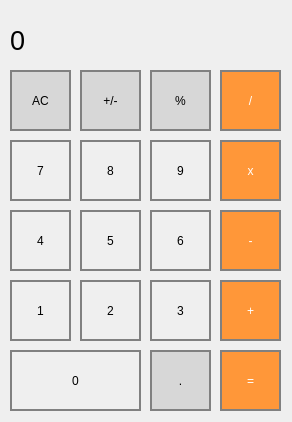
<?xml version="1.0" encoding="UTF-8"?>
<ui version="4.0">
 <class>MainWindow</class>
 <widget class="QMainWindow" name="MainWindow">
  <property name="geometry">
   <rect>
    <x>0</x>
    <y>0</y>
    <width>292</width>
    <height>422</height>
   </rect>
  </property>
  <property name="windowTitle">
   <string>MainWindow</string>
  </property>
  <widget class="QWidget" name="centralwidget">
   <widget class="QLabel" name="result_show">
    <property name="geometry">
     <rect>
      <x>10</x>
      <y>10</y>
      <width>261</width>
      <height>61</height>
     </rect>
    </property>
    <property name="font">
     <font>
      <pointsize>20</pointsize>
     </font>
    </property>
    <property name="styleSheet">
     <string notr="true">QLabel {
	qproperty-alignment: 'AlignVCenter | AlignRight';
	border-bottom: 1px solid gray;
}
	background-color : white;</string>
    </property>
    <property name="text">
     <string>0</string>
    </property>
   </widget>
   <widget class="QPushButton" name="pushButton_ac">
    <property name="geometry">
     <rect>
      <x>10</x>
      <y>70</y>
      <width>61</width>
      <height>61</height>
     </rect>
    </property>
    <property name="styleSheet">
     <string notr="true">QPushButton {
	background-color: rgb(215, 215, 215);
	border: 2px solid gray;
}
QPushButton:pressed {
	background-color: qlineargradient(x1: 0, y1: 0, x2: 0, y2: 1,
									stop: 0 #BEBEBE, stop: 1 #D7D7D7);
}</string>
    </property>
    <property name="text">
     <string>AC</string>
    </property>
   </widget>
   <widget class="QPushButton" name="pushButton_pm">
    <property name="geometry">
     <rect>
      <x>80</x>
      <y>70</y>
      <width>61</width>
      <height>61</height>
     </rect>
    </property>
    <property name="styleSheet">
     <string notr="true">QPushButton {
	background-color: rgb(215, 215, 215);
	border: 2px solid gray;
}
QPushButton:pressed {
	background-color: qlineargradient(x1: 0, y1: 0, x2: 0, y2: 1,
									stop: 0 #BEBEBE, stop: 1 #D7D7D7);
}</string>
    </property>
    <property name="text">
     <string>+/-</string>
    </property>
   </widget>
   <widget class="QPushButton" name="pushButton_percent">
    <property name="geometry">
     <rect>
      <x>150</x>
      <y>70</y>
      <width>61</width>
      <height>61</height>
     </rect>
    </property>
    <property name="styleSheet">
     <string notr="true">QPushButton {
	background-color: rgb(215, 215, 215);
	border: 2px solid gray;
}
QPushButton:pressed {
	background-color: qlineargradient(x1: 0, y1: 0, x2: 0, y2: 1,
									stop: 0 #BEBEBE, stop: 1 #D7D7D7);
}</string>
    </property>
    <property name="text">
     <string>%</string>
    </property>
   </widget>
   <widget class="QPushButton" name="pushButton_del">
    <property name="geometry">
     <rect>
      <x>220</x>
      <y>70</y>
      <width>61</width>
      <height>61</height>
     </rect>
    </property>
    <property name="styleSheet">
     <string notr="true">QPushButton {
  background-color: rgb(255, 151, 57);
  color: white; 
  border: 2px solid gray;
}

QPushButton:pressed {
    background-color: qlineargradient(x1: 0, y1: 0, x2: 0, y2: 1,
                                      stop: 0 #FF7832, stop: 1 #FF9739);
}</string>
    </property>
    <property name="text">
     <string>/</string>
    </property>
   </widget>
   <widget class="QPushButton" name="pushButton_8">
    <property name="geometry">
     <rect>
      <x>80</x>
      <y>140</y>
      <width>61</width>
      <height>61</height>
     </rect>
    </property>
    <property name="styleSheet">
     <string notr="true">QPushButton {
   border: 2px solid gray;
}
QPushButton:pressed {
    background-color: qlineargradient(x1: 0, y1: 0, x2: 0, y2: 1,
                                      stop: 0 #dadbde, stop: 1 #f6f7fa);
}</string>
    </property>
    <property name="text">
     <string>8</string>
    </property>
   </widget>
   <widget class="QPushButton" name="pushButton_7">
    <property name="geometry">
     <rect>
      <x>10</x>
      <y>140</y>
      <width>61</width>
      <height>61</height>
     </rect>
    </property>
    <property name="styleSheet">
     <string notr="true">QPushButton {
   border: 2px solid gray;
}
QPushButton:pressed {
    background-color: qlineargradient(x1: 0, y1: 0, x2: 0, y2: 1,
                                      stop: 0 #dadbde, stop: 1 #f6f7fa);
}</string>
    </property>
    <property name="text">
     <string>7</string>
    </property>
   </widget>
   <widget class="QPushButton" name="pushButton_9">
    <property name="geometry">
     <rect>
      <x>150</x>
      <y>140</y>
      <width>61</width>
      <height>61</height>
     </rect>
    </property>
    <property name="styleSheet">
     <string notr="true">QPushButton {
   border: 2px solid gray;
}
QPushButton:pressed {
    background-color: qlineargradient(x1: 0, y1: 0, x2: 0, y2: 1,
                                      stop: 0 #dadbde, stop: 1 #f6f7fa);
}</string>
    </property>
    <property name="text">
     <string>9</string>
    </property>
   </widget>
   <widget class="QPushButton" name="pushButton_mult">
    <property name="geometry">
     <rect>
      <x>220</x>
      <y>140</y>
      <width>61</width>
      <height>61</height>
     </rect>
    </property>
    <property name="styleSheet">
     <string notr="true">QPushButton {
  background-color: rgb(255, 151, 57);
  color: white; 
  border: 2px solid gray;
}

QPushButton:pressed {
    background-color: qlineargradient(x1: 0, y1: 0, x2: 0, y2: 1,
                                      stop: 0 #FF7832, stop: 1 #FF9739);
}</string>
    </property>
    <property name="text">
     <string>x</string>
    </property>
   </widget>
   <widget class="QPushButton" name="pushButton_5">
    <property name="geometry">
     <rect>
      <x>80</x>
      <y>210</y>
      <width>61</width>
      <height>61</height>
     </rect>
    </property>
    <property name="styleSheet">
     <string notr="true">QPushButton {
   border: 2px solid gray;
}
QPushButton:pressed {
    background-color: qlineargradient(x1: 0, y1: 0, x2: 0, y2: 1,
                                      stop: 0 #dadbde, stop: 1 #f6f7fa);
}</string>
    </property>
    <property name="text">
     <string>5</string>
    </property>
   </widget>
   <widget class="QPushButton" name="pushButton_4">
    <property name="geometry">
     <rect>
      <x>10</x>
      <y>210</y>
      <width>61</width>
      <height>61</height>
     </rect>
    </property>
    <property name="styleSheet">
     <string notr="true">QPushButton {
   border: 2px solid gray;
}
QPushButton:pressed {
    background-color: qlineargradient(x1: 0, y1: 0, x2: 0, y2: 1,
                                      stop: 0 #dadbde, stop: 1 #f6f7fa);
}</string>
    </property>
    <property name="text">
     <string>4</string>
    </property>
   </widget>
   <widget class="QPushButton" name="pushButton_6">
    <property name="geometry">
     <rect>
      <x>150</x>
      <y>210</y>
      <width>61</width>
      <height>61</height>
     </rect>
    </property>
    <property name="styleSheet">
     <string notr="true">QPushButton {
   border: 2px solid gray;
}
QPushButton:pressed {
    background-color: qlineargradient(x1: 0, y1: 0, x2: 0, y2: 1,
                                      stop: 0 #dadbde, stop: 1 #f6f7fa);
}</string>
    </property>
    <property name="text">
     <string>6</string>
    </property>
   </widget>
   <widget class="QPushButton" name="pushButton_minus">
    <property name="geometry">
     <rect>
      <x>220</x>
      <y>210</y>
      <width>61</width>
      <height>61</height>
     </rect>
    </property>
    <property name="styleSheet">
     <string notr="true">QPushButton {
  background-color: rgb(255, 151, 57);
  color: white; 
  border: 2px solid gray;
}

QPushButton:pressed {
    background-color: qlineargradient(x1: 0, y1: 0, x2: 0, y2: 1,
                                      stop: 0 #FF7832, stop: 1 #FF9739);
}</string>
    </property>
    <property name="text">
     <string>-</string>
    </property>
   </widget>
   <widget class="QPushButton" name="pushButton_2">
    <property name="geometry">
     <rect>
      <x>80</x>
      <y>280</y>
      <width>61</width>
      <height>61</height>
     </rect>
    </property>
    <property name="styleSheet">
     <string notr="true">QPushButton {
   border: 2px solid gray;
}
QPushButton:pressed {
    background-color: qlineargradient(x1: 0, y1: 0, x2: 0, y2: 1,
                                      stop: 0 #dadbde, stop: 1 #f6f7fa);
}</string>
    </property>
    <property name="text">
     <string>2</string>
    </property>
   </widget>
   <widget class="QPushButton" name="pushButton_1">
    <property name="geometry">
     <rect>
      <x>10</x>
      <y>280</y>
      <width>61</width>
      <height>61</height>
     </rect>
    </property>
    <property name="styleSheet">
     <string notr="true">QPushButton {
   border: 2px solid gray;
}
QPushButton:pressed {
    background-color: qlineargradient(x1: 0, y1: 0, x2: 0, y2: 1,
                                      stop: 0 #dadbde, stop: 1 #f6f7fa);
}</string>
    </property>
    <property name="text">
     <string>1</string>
    </property>
   </widget>
   <widget class="QPushButton" name="pushButton_3">
    <property name="geometry">
     <rect>
      <x>150</x>
      <y>280</y>
      <width>61</width>
      <height>61</height>
     </rect>
    </property>
    <property name="styleSheet">
     <string notr="true">QPushButton {
   border: 2px solid gray;
}
QPushButton:pressed {
    background-color: qlineargradient(x1: 0, y1: 0, x2: 0, y2: 1,
                                      stop: 0 #dadbde, stop: 1 #f6f7fa);
}</string>
    </property>
    <property name="text">
     <string>3</string>
    </property>
   </widget>
   <widget class="QPushButton" name="pushButton_plus">
    <property name="geometry">
     <rect>
      <x>220</x>
      <y>280</y>
      <width>61</width>
      <height>61</height>
     </rect>
    </property>
    <property name="styleSheet">
     <string notr="true">QPushButton {
  background-color: rgb(255, 151, 57);
  color: white; 
  border: 2px solid gray;
}

QPushButton:pressed {
    background-color: qlineargradient(x1: 0, y1: 0, x2: 0, y2: 1,
                                      stop: 0 #FF7832, stop: 1 #FF9739);
}</string>
    </property>
    <property name="text">
     <string>+</string>
    </property>
   </widget>
   <widget class="QPushButton" name="pushButton_0">
    <property name="geometry">
     <rect>
      <x>10</x>
      <y>350</y>
      <width>131</width>
      <height>61</height>
     </rect>
    </property>
    <property name="styleSheet">
     <string notr="true">QPushButton {
   border: 2px solid gray;
}
QPushButton:pressed {
    background-color: qlineargradient(x1: 0, y1: 0, x2: 0, y2: 1,
                                      stop: 0 #dadbde, stop: 1 #f6f7fa);
}</string>
    </property>
    <property name="text">
     <string>0</string>
    </property>
   </widget>
   <widget class="QPushButton" name="pushButton_dot">
    <property name="geometry">
     <rect>
      <x>150</x>
      <y>350</y>
      <width>61</width>
      <height>61</height>
     </rect>
    </property>
    <property name="styleSheet">
     <string notr="true">QPushButton {
	background-color: rgb(215, 215, 215);
	border: 2px solid gray;
}
QPushButton:pressed {
	background-color: qlineargradient(x1: 0, y1: 0, x2: 0, y2: 1,
									stop: 0 #BEBEBE, stop: 1 #D7D7D7);
}</string>
    </property>
    <property name="text">
     <string>.</string>
    </property>
   </widget>
   <widget class="QPushButton" name="pushButton_equ">
    <property name="geometry">
     <rect>
      <x>220</x>
      <y>350</y>
      <width>61</width>
      <height>61</height>
     </rect>
    </property>
    <property name="styleSheet">
     <string notr="true">QPushButton {
  background-color: rgb(255, 151, 57);
  color: white; 
  border: 2px solid gray;
}

QPushButton:pressed {
    background-color: qlineargradient(x1: 0, y1: 0, x2: 0, y2: 1,
                                      stop: 0 #FF7832, stop: 1 #FF9739);
}</string>
    </property>
    <property name="text">
     <string>=</string>
    </property>
   </widget>
  </widget>
 </widget>
 <resources/>
 <connections/>
</ui>
